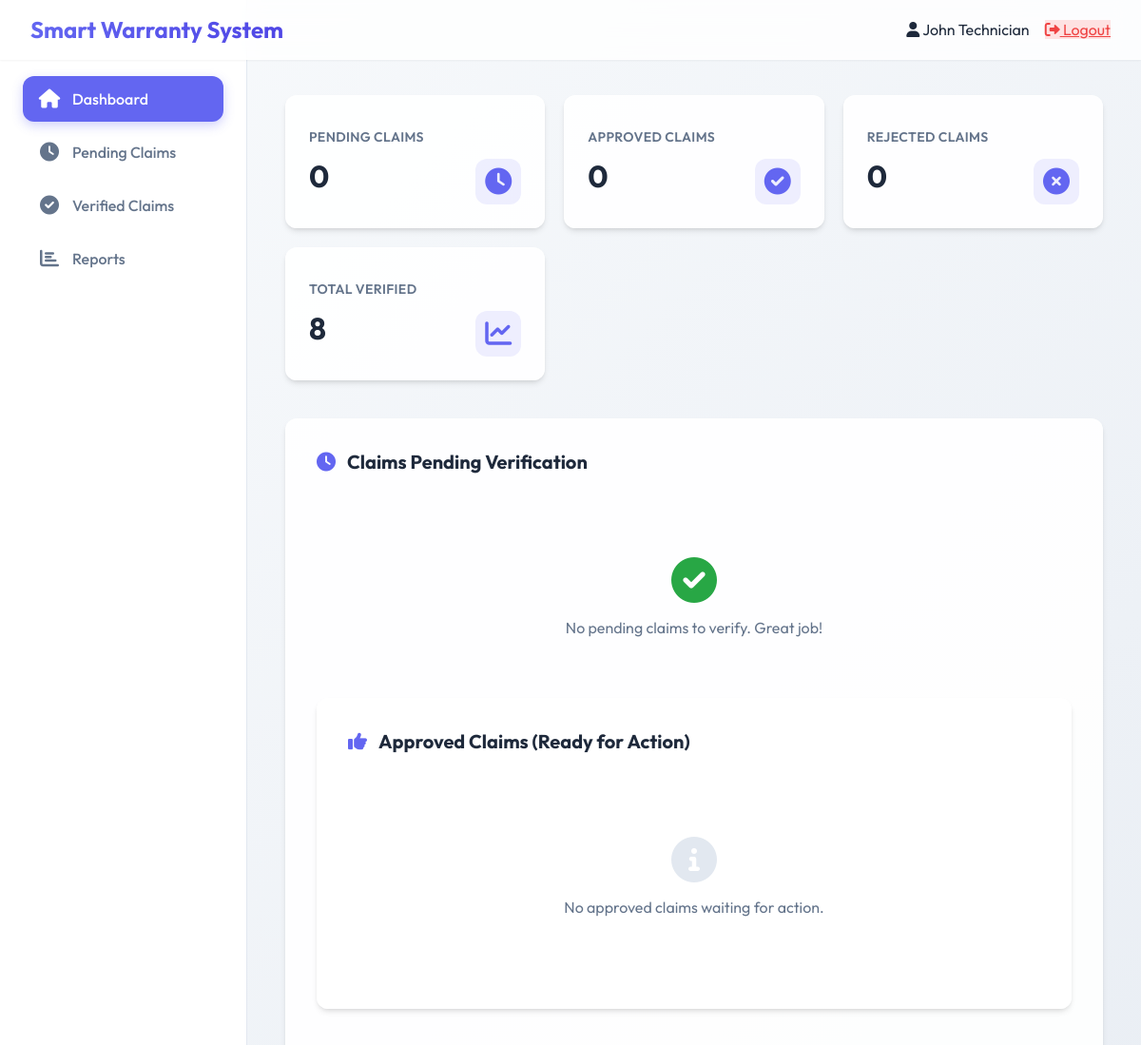
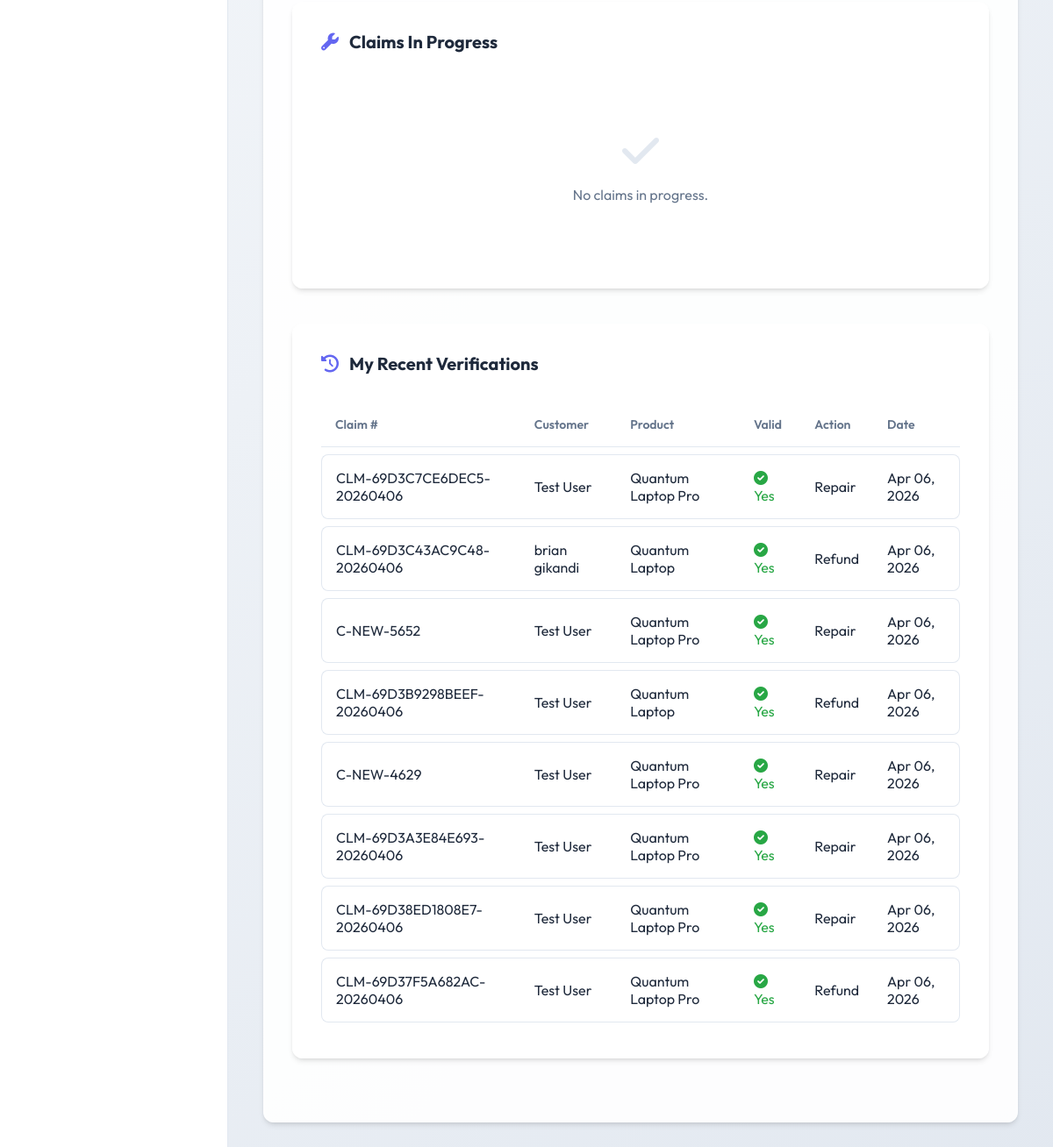
Page /technician/dashboard.php (signed in) on the committed database (2 pictures, top to bottom).
### tables this page shows
CREATE TABLE `claim_verification` (
  `id` int(11) NOT NULL,
  `claim_id` int(11) NOT NULL,
  `technician_id` int(11) NOT NULL,
  `findings` text NOT NULL,
  `is_valid` tinyint(1) NOT NULL DEFAULT 0,
  `recommended_action` enum('repair','replace','refund','reject') NOT NULL,
  `verification_notes` text DEFAULT NULL,
  `verified_at` timestamp NOT NULL DEFAULT current_timestamp(),
  `verification_date` timestamp NOT NULL DEFAULT current_timestamp()
);

CREATE TABLE `claims` (
  `id` int(11) NOT NULL,
  `claim_number` varchar(50) NOT NULL,
  `warranty_id` int(11) NOT NULL,
  `user_id` int(11) NOT NULL,
  `assigned_technician_id` int(11) DEFAULT NULL,
  `issue_description` text NOT NULL,
  `issue_category` varchar(50) NOT NULL,
  `priority` enum('low','medium','high','urgent') NOT NULL DEFAULT 'medium',
  `status` enum('pending','under_review','approved','rejected','in_progress','completed','replaced','pending_refund','refund_denied') NOT NULL DEFAULT 'pending',
  `created_at` timestamp NOT NULL DEFAULT current_timestamp(),
  `updated_at` timestamp NOT NULL DEFAULT current_timestamp() ON UPDATE current_timestamp()
);

CREATE TABLE `users` (
  `id` int(11) NOT NULL,
  `username` varchar(50) NOT NULL,
  `password` varchar(255) NOT NULL,
  `email` varchar(100) NOT NULL,
  `full_name` varchar(100) NOT NULL,
  `phone` varchar(20) DEFAULT NULL,
  `address` text DEFAULT NULL,
  `user_type` enum('client','technician','admin','owner') NOT NULL DEFAULT 'client',
  `status` enum('active','inactive') NOT NULL DEFAULT 'active',
  `last_login` datetime DEFAULT NULL,
  `created_at` timestamp NOT NULL DEFAULT current_timestamp()
);

CREATE TABLE `products` (
  `id` int(11) NOT NULL,
  `product_name` varchar(100) NOT NULL,
  `model_number` varchar(50) NOT NULL,
  `brand` varchar(50) NOT NULL,
  `price` decimal(10,2) DEFAULT 0.00,
  `warranty_period_months` int(11) NOT NULL,
  `warranty_terms` text DEFAULT NULL,
  `created_at` timestamp NOT NULL DEFAULT current_timestamp()
);

### technician/dashboard.php (the view, shortened to what this page needs)
<?php
require_once '../config.php';
$technician_id = (int)$_SESSION['user_id'];
$stats = $pdo->query("
    SELECT
        (SELECT COUNT(*) FROM claims WHERE assigned_technician_id = $technician_id AND status IN ('pending', 'under_review')) as pending_claims,
        (SELECT COUNT(*) FROM claims WHERE assigned_technician_id = $technician_id AND status = 'approved') as approved_claims,
        (SELECT COUNT(*) FROM claims WHERE assigned_technician_id = $technician_id AND status = 'rejected') as rejected_claims,
        (SELECT COUNT(*) FROM claim_verification WHERE technician_id = $technician_id) as total_verified,
        (SELECT COUNT(*) FROM claim_resolution WHERE repaired_by = $technician_id) as total_repaired
")->fetch();
$pending_claims = $pdo->query("
    SELECT c.*, u.full_name as customer_name, u.email, u.phone,
           p.product_name, p.model_number, wr.serial_number
    FROM claims c
    JOIN users u ON c.user_id = u.id
    JOIN warranty_registrations wr ON c.warranty_id = wr.id
    JOIN products p ON wr.product_id = p.id
    WHERE c.assigned_technician_id = $technician_id AND c.status IN ('pending', 'under_review')
    ORDER BY
        CASE c.priority
            WHEN 'urgent' THEN 1
            WHEN 'high' THEN 2
            WHEN 'medium' THEN 3
            ELSE 4
        END,
        c.created_at ASC
    LIMIT 10
")->fetchAll();
$recent_verifications = $pdo->query("
    SELECT cv.*, c.claim_number, u.full_name as customer_name,
           p.product_name, c.status as claim_status
    FROM claim_verification cv
    JOIN claims c ON cv.claim_id = c.id
    JOIN users u ON c.user_id = u.id
    JOIN warranty_registrations wr ON c.warranty_id = wr.id
    JOIN products p ON wr.product_id = p.id
    WHERE cv.technician_id = $technician_id
    ORDER BY cv.verification_date DESC
    LIMIT 10
")->fetchAll();
$approved_claims_list = $pdo->query("
    SELECT c.*, u.full_name as customer_name, p.product_name, cv.recommended_action
    FROM claims c
    JOIN users u ON c.user_id = u.id
    JOIN warranty_registrations wr ON c.warranty_id = wr.id
    JOIN products p ON wr.product_id = p.id
    LEFT JOIN claim_verification cv ON c.id = cv.claim_id
    WHERE c.assigned_technician_id = $technician_id AND c.status = 'approved'
    ORDER BY c.updated_at DESC
")->fetchAll();
$in_progress = $pdo->query("
    SELECT c.*, u.full_name as customer_name, p.product_name,
           cr.resolution_type, cr.notes
    FROM claims c
    JOIN users u ON c.user_id = u.id
    JOIN warranty_registrations wr ON c.warranty_id = wr.id
    JOIN products p ON wr.product_id = p.id
    LEFT JOIN claim_resolution cr ON c.id = cr.claim_id
    WHERE c.assigned_technician_id = $technician_id AND c.status = 'in_progress'
    ORDER BY c.updated_at DESC
    LIMIT 5
")->fetchAll();
require_once '../includes/header.php';
require_once '../includes/sidebar.php';
?>
<div class="main-content">
    <div class="stats-grid">
        <div class="stat-card">
            <div class="stat-icon"><i class="fas fa-clock"></i></div>
            <h3>Pending Claims</h3>
            <div class="stat-value"><?php echo htmlspecialchars($stats['pending_claims'] ?? 0); ?></div>
        </div>
        <div class="stat-card">
            <div class="stat-icon"><i class="fas fa-check-circle"></i></div>
            <h3>Approved Claims</h3>
            <div class="stat-value"><?php echo htmlspecialchars($stats['approved_claims'] ?? 0); ?></div>
        </div>
        <div class="stat-card">
            <div class="stat-icon"><i class="fas fa-times-circle"></i></div>
            <h3>Rejected Claims</h3>
            <div class="stat-value"><?php echo htmlspecialchars($stats['rejected_claims'] ?? 0); ?></div>
        </div>
        <div class="stat-card">
            <div class="stat-icon"><i class="fas fa-chart-line"></i></div>
            <h3>Total Verified</h3>
            <div class="stat-value"><?php echo htmlspecialchars($stats['total_verified'] ?? 0); ?></div>
        </div>
    </div>
    <div class="section">
        <h2><i class="fas fa-clock"></i> Claims Pending Verification</h2>
        <?php if(count($pending_claims) > 0): ?>
            <div style="overflow-x: auto;">
                 <table>
                    <thead>
                         <tr>
                            <th>Claim #</th>
                            <th>Customer</th>
                            <th>Product</th>
                            <th>Serial #</th>
                            <th>Issue Category</th>
                            <th>Priority</th>
                            <th>Date</th>
                            <th>Action</th>
                         </tr>
                    </thead>
                    <tbody>
                        <?php foreach($pending_claims as $claim): ?>
                            <tr>
                                <td><strong><?php echo htmlspecialchars($claim['claim_number']); ?></strong></td>
                                <td><?php echo htmlspecialchars($claim['customer_name']); ?></td>
                                <td><?php echo htmlspecialchars($claim['product_name']); ?></td>
                                <td><?php echo htmlspecialchars($claim['serial_number']); ?></td>
                                <td><?php echo htmlspecialchars(ucfirst($claim['issue_category'])); ?></td>
                                <td>
                                    <span class="priority priority-<?php echo htmlspecialchars($claim['priority']); ?>">
                                        <?php echo htmlspecialchars(ucfirst($claim['priority'])); ?>
                                    </span>
                                </td>
                                <td><?php echo date('M d, Y', strtotime($claim['created_at'])); ?></td>
                                <td>
                                    <a href="verify_claim.php?id=<?php echo htmlspecialchars($claim['id']); ?>" class="btn btn-sm">
                                        <i class="fas fa-search"></i> Review
                                    </a>
                                </td>
                            </tr>
                        <?php endforeach; ?>
                    </tbody>
                </table>
            </div>
        <?php else: ?>
            <div class="empty-state">
                <i class="fas fa-check-circle" style="color: #28a745;"></i>
                <p>No pending claims to verify. Great job!</p>
            </div>
        <?php endif; ?>
    <div class="section">
        <h2><i class="fas fa-thumbs-up"></i> Approved Claims (Ready for Action)</h2>
        <?php if(count($approved_claims_list) > 0): ?>
            <div style="overflow-x: auto;">
                <table>
                    <thead>
                        <tr>
                            <th>Claim #</th>
                            <th>Customer</th>
                            <th>Product</th>
                            <th>Recommended Action</th>
                            <th>Action</th>
                        </tr>
                    </thead>
                    <tbody>
                        <?php foreach($approved_claims_list as $claim): ?>
                            <tr>
                                <td><strong><?php echo htmlspecialchars($claim['claim_number']); ?></strong></td>
                                <td><?php echo htmlspecialchars($claim['customer_name']); ?></td>
                                <td><?php echo htmlspecialchars($claim['product_name']); ?></td>
                                <td>
                                    <span class="badge bg-info"><?php echo htmlspecialchars(ucfirst($claim['recommended_action'])); ?></span>
                                </td>
                                <td>
                                    <?php if($claim['recommended_action'] == 'repair'): ?>
                                        <a href="dashboard.php?action=start_repair&id=<?php echo $claim['id']; ?>" class="btn btn-sm" style="background:#007bff;">
                                            <i class="fas fa-tools"></i> Start Repair
                                        </a>
                                    <?php elseif($claim['recommended_action'] == 'replace'): ?>
                                        <a href="complete_repair.php?id=<?php echo $claim['id']; ?>" class="btn btn-sm" style="background:#6f42c1;">
                                            <i class="fas fa-exchange-alt"></i> Process Replacement
                                        </a>
                                    <?php else: ?>
                                        <a href="complete_repair.php?id=<?php echo $claim['id']; ?>" class="btn btn-sm" style="background:#28a745;">
                                            <i class="fas fa-check-circle"></i> Resolve
                                        </a>
                                    <?php endif; ?>
                                </td>
                            </tr>
                        <?php endforeach; ?>
                    </tbody>
                </table>
            </div>
        <?php else: ?>
            <div class="empty-state">
                <i class="fas fa-info-circle"></i>
                <p>No approved claims waiting for action.</p>
            </div>
        <?php endif; ?>
    </div>
    <div class="section">
        <h2><i class="fas fa-wrench"></i> Claims In Progress</h2>
        <?php if(count($in_progress) > 0): ?>
            <div style="overflow-x: auto;">
                <table>
                    <thead>
                        <tr>
                            <th>Claim #</th>
                            <th>Customer</th>
                            <th>Product</th>
                            <th>Resolution Type</th>
                            <th>Status</th>
                            <th>Action</th>
                        </tr>
                    </thead>
                    <tbody>
                        <?php foreach($in_progress as $claim): ?>
                            <tr>
                                <td><strong><?php echo htmlspecialchars($claim['claim_number']); ?></strong></td>
                                <td><?php echo htmlspecialchars($claim['customer_name']); ?></td>
                                <td><?php echo htmlspecialchars($claim['product_name']); ?></td>
                                <td><?php echo htmlspecialchars(ucfirst($claim['resolution_type'] ?? 'Pending')); ?></td>
                                <td><span class="status status-in_progress">In Progress</span></td>
                                <td>
                                    <a href="complete_repair.php?id=<?php echo htmlspecialchars($claim['id']); ?>" class="btn btn-sm" style="background:#28a745;">
                                        <i class="fas fa-check-double"></i> Complete
                                    </a>
                                </td>
                            </tr>
                        <?php endforeach; ?>
                    </tbody>
                </table>
            </div>
        <?php else: ?>
            <div class="empty-state">
                <i class="fas fa-check"></i>
                <p>No claims in progress.</p>
            </div>
        <?php endif; ?>
    </div>
    <div class="section">
        <h2><i class="fas fa-history"></i> My Recent Verifications</h2>
        <?php if(count($recent_verifications) > 0): ?>
            <div style="overflow-x: auto;">
                <table>
                    <thead>
                        <tr>
                            <th>Claim #</th>
                            <th>Customer</th>
                            <th>Product</th>
                            <th>Valid</th>
                            <th>Action</th>
                            <th>Date</th>
                        </tr>
                    </thead>
                    <tbody>
                        <?php foreach($recent_verifications as $ver): ?>
                            <tr>
                                <td><?php echo htmlspecialchars($ver['claim_number']); ?></td>
                                <td><?php echo htmlspecialchars($ver['customer_name']); ?></td>
                                <td><?php echo htmlspecialchars($ver['product_name']); ?></td>
                                <td>
                                    <?php if($ver['is_valid']): ?>
                                        <span style="color: #28a745;"><i class="fas fa-check-circle"></i> Yes</span>
                                    <?php else: ?>
                                        <span style="color: #dc3545;"><i class="fas fa-times-circle"></i> No</span>
                                    <?php endif; ?>
                                </td>
                                <td><?php echo htmlspecialchars(ucfirst($ver['recommended_action'])); ?></td>
                                <td><?php echo date('M d, Y', strtotime($ver['verification_date'])); ?></td>
                            </tr>
                        <?php endforeach; ?>
                    </tbody>
                </table>
            </div>
        <?php endif; ?>
    </div>
</div>
<?php require_once '../includes/footer.php'; ?>

### rows in the picture
claim_verification: claim.claim_number "CLM-69D3C7CE6DEC5-20260406", users.full_name "Test User", products.product_name "Quantum Laptop Pro", is_valid 1 (drawn), recommended_action "Repair", verification_date "Apr 06, 2026"
claim_verification: claim.claim_number "CLM-69D3C43AC9C48-20260406", users.full_name "brian gikandi", products.product_name "Quantum Laptop", is_valid 1 (drawn), recommended_action "Refund", verification_date "Apr 06, 2026"
claim_verification: claim.claim_number "C-NEW-5652", users.full_name "Test User", products.product_name "Quantum Laptop Pro", is_valid 1 (drawn), recommended_action "Repair", verification_date "Apr 06, 2026"
claim_verification: claim.claim_number "CLM-69D3B9298BEEF-20260406", users.full_name "Test User", products.product_name "Quantum Laptop", is_valid 1 (drawn), recommended_action "Refund", verification_date "Apr 06, 2026"
claim_verification: claim.claim_number "C-NEW-4629", users.full_name "Test User", products.product_name "Quantum Laptop Pro", is_valid 1 (drawn), recommended_action "Repair", verification_date "Apr 06, 2026"
claim_verification: claim.claim_number "CLM-69D3A3E84E693-20260406", users.full_name "Test User", products.product_name "Quantum Laptop Pro", is_valid 1 (drawn), recommended_action "Repair", verification_date "Apr 06, 2026"
claim_verification: claim.claim_number "CLM-69D38ED1808E7-20260406", users.full_name "Test User", products.product_name "Quantum Laptop Pro", is_valid 1 (drawn), recommended_action "Repair", verification_date "Apr 06, 2026"
claim_verification: claim.claim_number "CLM-69D37F5A682AC-20260406", users.full_name "Test User", products.product_name "Quantum Laptop Pro", is_valid 1 (drawn), recommended_action "Refund", verification_date "Apr 06, 2026"

### other values in the picture
$site_name "Smart Warranty System"
$_SESSION['full_name'] "John Technician"
$stats['pending_claims'] "0"
$stats['approved_claims'] "0"
$stats['rejected_claims'] "0"
$stats['total_verified'] "8"
